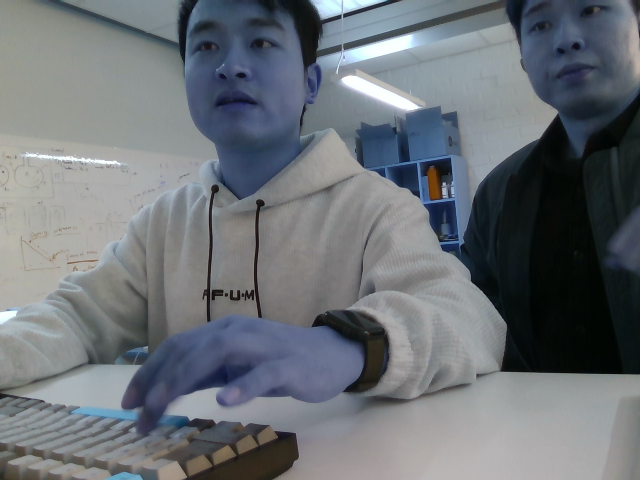
#> input picture media/color/106.png, 640 x 480 px
$ python -i play_aedat4_eventsframes.py   (imports and definitions only)
#> lines starting #> are read from the running program, lines starting #| are printed output that depends on the picture
import dv_processing as dv
import cv2 as cv
from datetime import timedelta

# capture = dv.io.CameraCapture("", dv.io.CameraCapture.CameraType.DAVIS)
# [1 line that did not run here, left out]
# print(f"EventResolution = {reader.getEventResolution()}")

# Callback method for time based slicing
def display_preview(data):
    frames = data.getFrames("frames")
    events = data.getEvents("events")

    # Retrieve and color convert the latest frame of retrieved frames
    latest_image = None
    if len(frames) > 0:
        latest_image = frames[-1].image
        # print(f"channel of frames.image: {len(frames[-1].image.shape)}") # 2
        if len(frames[-1].image.shape) != 3:
            latest_image = cv.cvtColor(latest_image, cv.COLOR_GRAY2BGR)
        frame_copy = latest_image.copy()
        # cv.imshow("Frame Preview", frame_copy)
    else:
        return

    if len(events) > 0:
        event_image = visualizer.generateImage(events)
        event_image = cv.resize(event_image, (latest_image.shape[1], latest_image.shape[0]))
        # print(f"latest_image.shape: {latest_image.shape}") # latest_image.shape: (260, 346, 3)
        # cv.imshow("Event Preview", event_image)
    else:
        return

    blended_image = visualizer.generateImage(events, latest_image)
    blended_image = cv.resize(blended_image, (latest_image.shape[1], latest_image.shape[0]))
    # cv.imshow("Blended Preview", blended_image)
    cv.imshow("Preview", cv.hconcat([blended_image, event_image, frame_copy]))
    cv.waitKey(33)

    # if cv.waitKey(2) == 27:
    #     exit(0)

# [1 line that did not run here, left out]
# [1 line not run here, left out]
# [1 line that did not run here, left out]
# [15 lines not run here, left out]

>>> import cv2
>>> picture = cv2.imread('../media/color/106.png', cv2.IMREAD_GRAYSCALE)
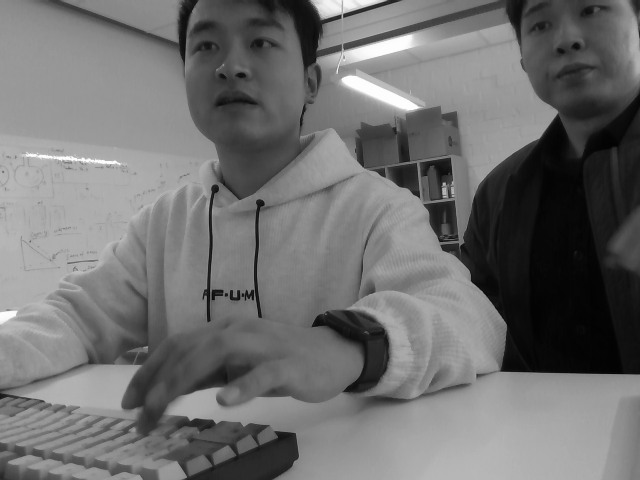
#> picture: shape (480, 640); min 2, max 254, mean 112.2
#> (the run stopped early here; a loop or call above may not have finished)

$ run again, on media/color/286.png
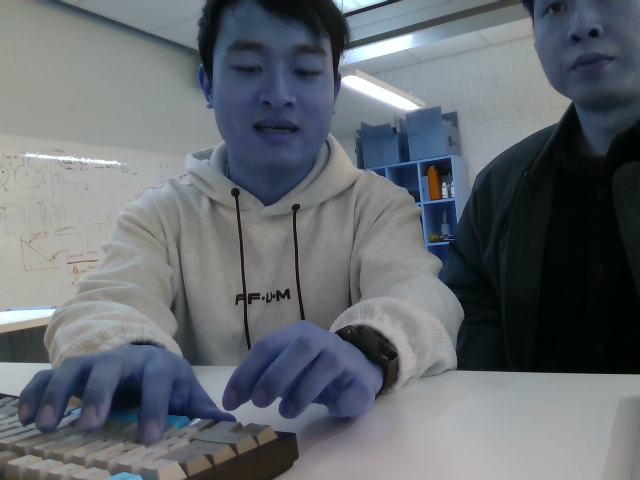
#> input picture media/color/286.png, 640 x 480 px
#> `picture = cv2.imread('../media/color/106.png', cv2.IMREAD_GRAYSCALE)`:
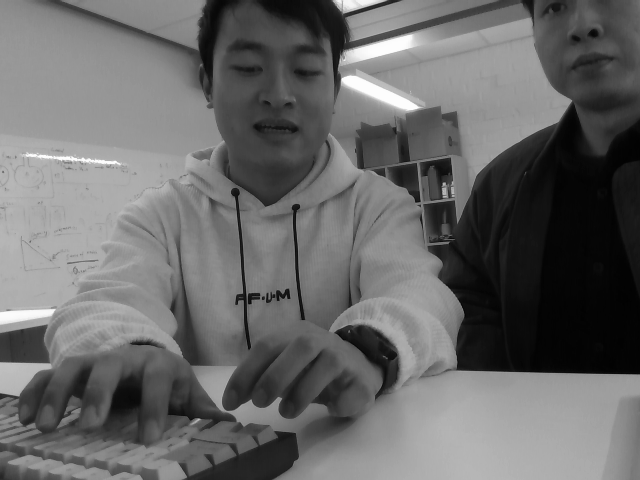
#> picture: shape (480, 640); min 1, max 254, mean 104.7

$ run again, on media/color/312.png
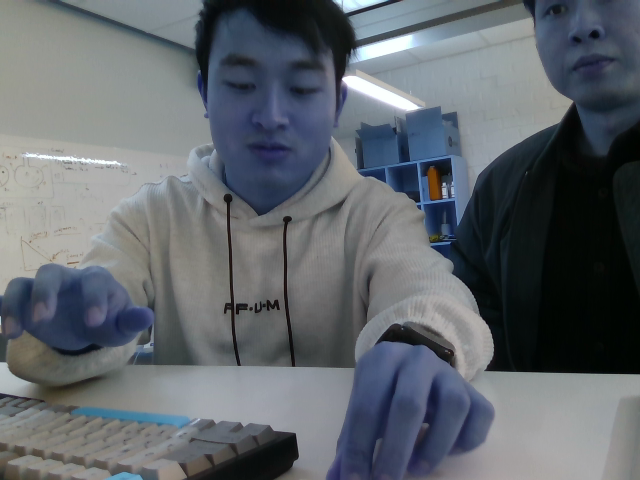
#> input picture media/color/312.png, 640 x 480 px
#> `picture = cv2.imread('../media/color/106.png', cv2.IMREAD_GRAYSCALE)`:
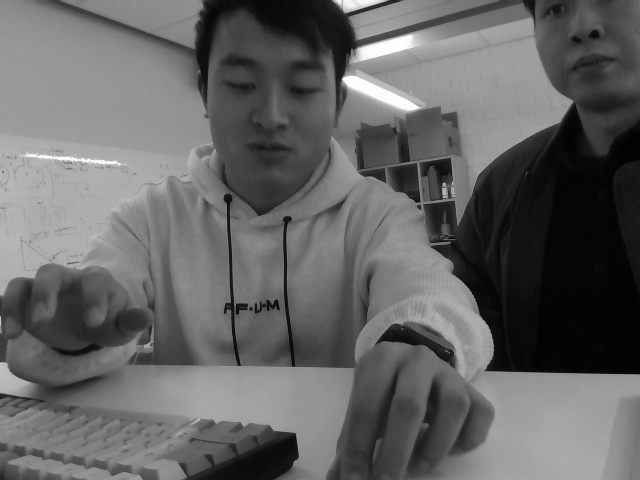
#> picture: shape (480, 640); min 1, max 254, mean 100.7

$ run again, on media/color/49.png
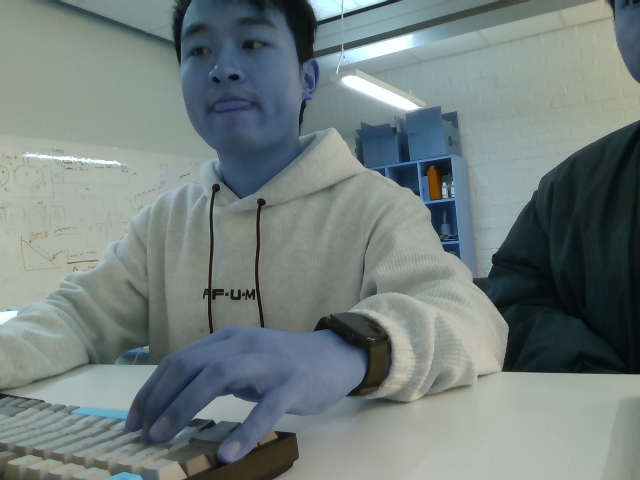
#> input picture media/color/49.png, 640 x 480 px
#> `picture = cv2.imread('../media/color/106.png', cv2.IMREAD_GRAYSCALE)`:
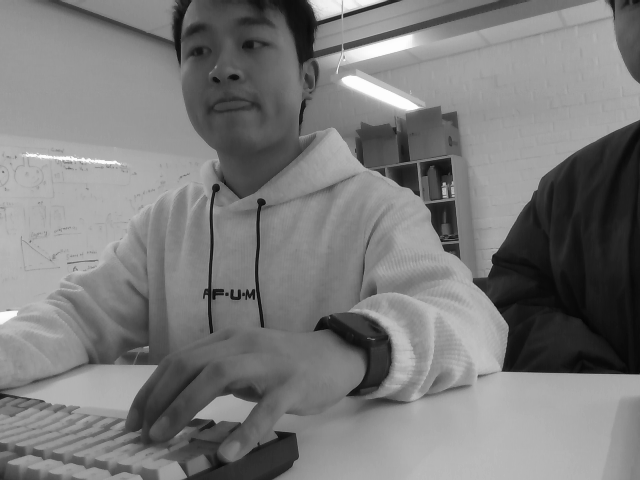
#> picture: shape (480, 640); min 5, max 253, mean 123
